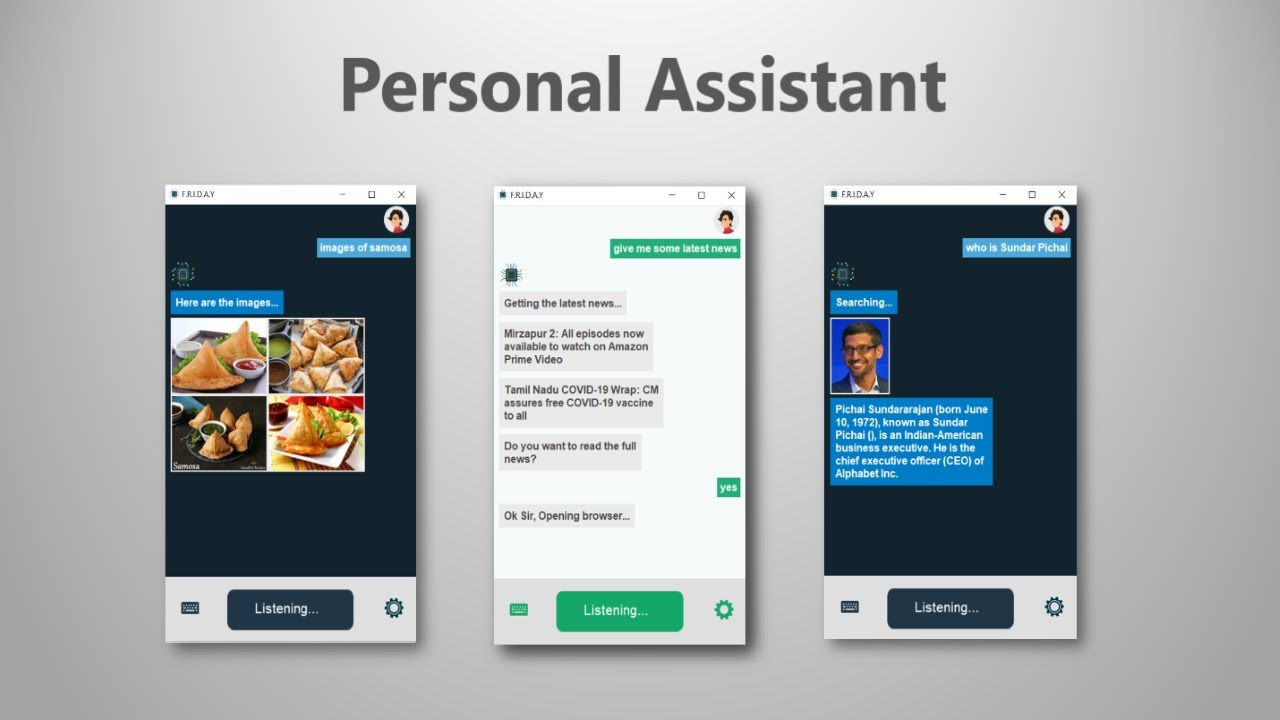
#> input picture master/thumbnail.jpg, 1280 x 720 px; its folder holds only this picture in this run
$ python -i face_unlocker.py   (imports and definitions only)
#> lines starting #> are read from the running program, lines starting #| are printed output that depends on the picture
import cv2
import os
from os.path import isfile, join

face_classifier = cv2.CascadeClassifier('C:\\Users\\Admin\\AppData\\Local\\Programs\\Python\\Python310\\Lib\\site-packages\\cv2\\data\\haarcascade_frontalface_default.xml')

def face_detector(img, size=0.5):
	gray = cv2.cvtColor(img, cv2.COLOR_BGR2GRAY)
	roi = None  # gán giá trị mặc định cho biến "roi"
	faces = face_classifier.detectMultiScale(gray, 1.3, 5)

	if faces == 0:
		return img,[]

	for (x,y,w,h) in faces:
		cv2.rectangle(img, (x,y), (x+w,y+h), (0,255,255), 2)
		roi = img[y:y+h, x:x+w]
		roi = cv2.resize(roi, (200,200))

	return [img, roi]

# [50 lines left out: function startDetecting, not called in this run]

imageName = ''
# [21 lines left out: functions clickPhoto, viewPhoto, not called in this run]

>>> import cv2
>>> picture = cv2.imread('../thumbnail.jpg')
#> picture is the input picture: shape (720, 1280, 3); mean B, G, R 173.1, 171.4, 166
>>> result = face_detector(picture)
#> in face_detector, `gray = cv2.cvtColor(img, cv2.COLOR_BGR2GRAY)`:
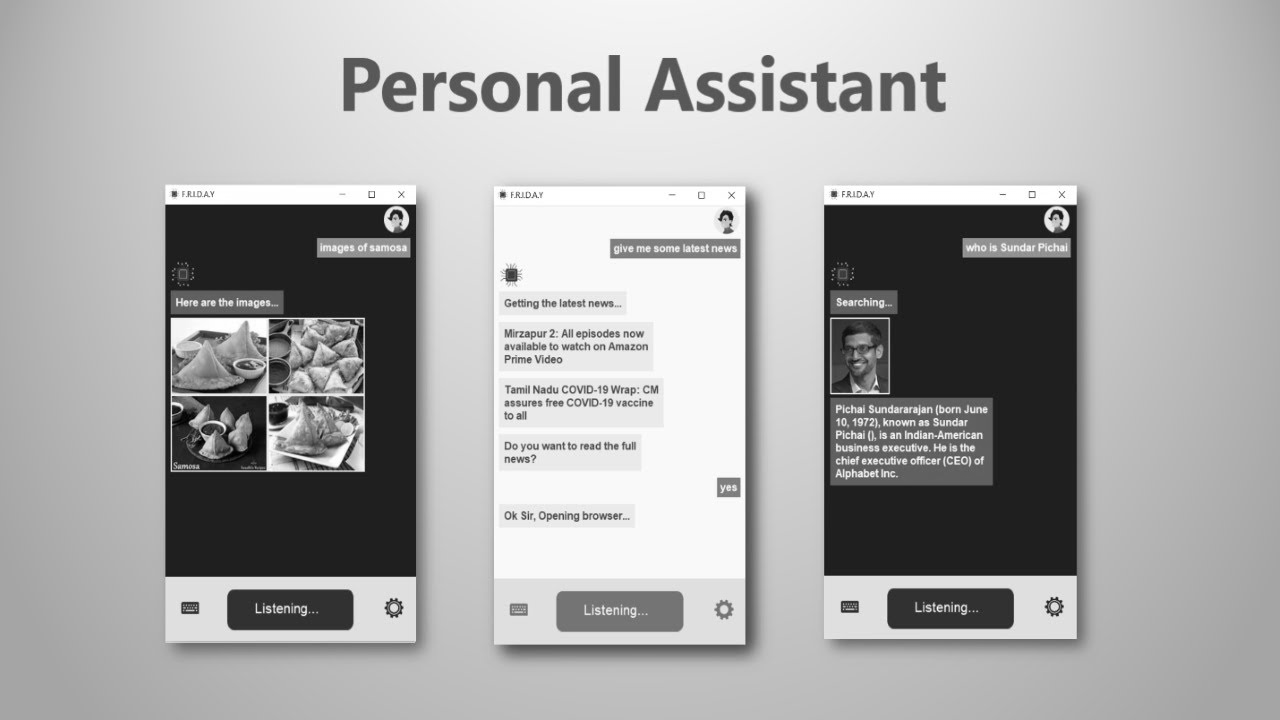
#> gray: shape (720, 1280); min 0, max 255, mean 170
#> in face_detector, `faces = face_classifier.detectMultiScale(gray, 1.3, 5)`: faces = [[834, 330, 50, 50]]
#> (the run stopped early here; a loop or call above may not have finished)
